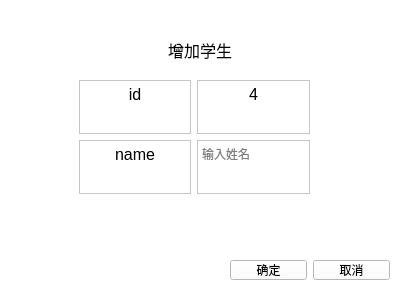
<?xml version="1.0" encoding="UTF-8"?>
<ui version="4.0">
 <class>addformwindow</class>
 <widget class="QMainWindow" name="addformwindow">
  <property name="geometry">
   <rect>
    <x>0</x>
    <y>0</y>
    <width>400</width>
    <height>300</height>
   </rect>
  </property>
  <property name="windowTitle">
   <string>addformwindow</string>
  </property>
  <property name="styleSheet">
   <string notr="true">background-color: rgb(255, 255, 255);</string>
  </property>
  <widget class="QWidget" name="centralwidget">
   <widget class="QWidget" name="gridLayoutWidget">
    <property name="geometry">
     <rect>
      <x>79</x>
      <y>80</y>
      <width>231</width>
      <height>114</height>
     </rect>
    </property>
    <layout class="QGridLayout" name="gridLayout">
     <item row="0" column="0">
      <widget class="QTextBrowser" name="textBrowser">
       <property name="font">
        <font>
         <family>Arial</family>
         <pointsize>12</pointsize>
        </font>
       </property>
       <property name="html">
        <string>&lt;!DOCTYPE HTML PUBLIC &quot;-//W3C//DTD HTML 4.0//EN&quot; &quot;http://www.w3.org/TR/REC-html40/strict.dtd&quot;&gt;
&lt;html&gt;&lt;head&gt;&lt;meta name=&quot;qrichtext&quot; content=&quot;1&quot; /&gt;&lt;style type=&quot;text/css&quot;&gt;
p, li { white-space: pre-wrap; }
&lt;/style&gt;&lt;/head&gt;&lt;body style=&quot; font-family:'Arial'; font-size:12pt; font-weight:400; font-style:normal;&quot;&gt;
&lt;p align=&quot;center&quot; style=&quot; margin-top:0px; margin-bottom:0px; margin-left:0px; margin-right:0px; -qt-block-indent:0; text-indent:0px;&quot;&gt;&lt;span style=&quot; font-family:'SimSun';&quot;&gt;id&lt;/span&gt;&lt;/p&gt;&lt;/body&gt;&lt;/html&gt;</string>
       </property>
      </widget>
     </item>
     <item row="1" column="0">
      <widget class="QTextBrowser" name="textBrowser_2">
       <property name="html">
        <string>&lt;!DOCTYPE HTML PUBLIC &quot;-//W3C//DTD HTML 4.0//EN&quot; &quot;http://www.w3.org/TR/REC-html40/strict.dtd&quot;&gt;
&lt;html&gt;&lt;head&gt;&lt;meta name=&quot;qrichtext&quot; content=&quot;1&quot; /&gt;&lt;style type=&quot;text/css&quot;&gt;
p, li { white-space: pre-wrap; }
&lt;/style&gt;&lt;/head&gt;&lt;body style=&quot; font-family:'SimSun'; font-size:9pt; font-weight:400; font-style:normal;&quot;&gt;
&lt;p align=&quot;center&quot; style=&quot; margin-top:0px; margin-bottom:0px; margin-left:0px; margin-right:0px; -qt-block-indent:0; text-indent:0px;&quot;&gt;&lt;span style=&quot; font-size:12pt;&quot;&gt;name&lt;/span&gt;&lt;/p&gt;
&lt;p align=&quot;center&quot; style=&quot;-qt-paragraph-type:empty; margin-top:0px; margin-bottom:0px; margin-left:0px; margin-right:0px; -qt-block-indent:0; text-indent:0px; font-size:12pt;&quot;&gt;&lt;br /&gt;&lt;/p&gt;&lt;/body&gt;&lt;/html&gt;</string>
       </property>
      </widget>
     </item>
     <item row="0" column="1">
      <widget class="QTextBrowser" name="textBrowser_3">
       <property name="html">
        <string>&lt;!DOCTYPE HTML PUBLIC &quot;-//W3C//DTD HTML 4.0//EN&quot; &quot;http://www.w3.org/TR/REC-html40/strict.dtd&quot;&gt;
&lt;html&gt;&lt;head&gt;&lt;meta name=&quot;qrichtext&quot; content=&quot;1&quot; /&gt;&lt;style type=&quot;text/css&quot;&gt;
p, li { white-space: pre-wrap; }
&lt;/style&gt;&lt;/head&gt;&lt;body style=&quot; font-family:'SimSun'; font-size:9pt; font-weight:400; font-style:normal;&quot;&gt;
&lt;p align=&quot;center&quot; style=&quot; margin-top:0px; margin-bottom:0px; margin-left:0px; margin-right:0px; -qt-block-indent:0; text-indent:0px;&quot;&gt;&lt;span style=&quot; font-size:12pt;&quot;&gt;4&lt;/span&gt;&lt;/p&gt;&lt;/body&gt;&lt;/html&gt;</string>
       </property>
      </widget>
     </item>
     <item row="1" column="1">
      <widget class="QTextEdit" name="textEdit">
       <property name="html">
        <string>&lt;!DOCTYPE HTML PUBLIC &quot;-//W3C//DTD HTML 4.0//EN&quot; &quot;http://www.w3.org/TR/REC-html40/strict.dtd&quot;&gt;
&lt;html&gt;&lt;head&gt;&lt;meta name=&quot;qrichtext&quot; content=&quot;1&quot; /&gt;&lt;style type=&quot;text/css&quot;&gt;
p, li { white-space: pre-wrap; }
&lt;/style&gt;&lt;/head&gt;&lt;body style=&quot; font-family:'SimSun'; font-size:9pt; font-weight:400; font-style:normal;&quot;&gt;
&lt;p align=&quot;center&quot; style=&quot;-qt-paragraph-type:empty; margin-top:0px; margin-bottom:0px; margin-left:0px; margin-right:0px; -qt-block-indent:0; text-indent:0px;&quot;&gt;&lt;br /&gt;&lt;/p&gt;&lt;/body&gt;&lt;/html&gt;</string>
       </property>
       <property name="placeholderText">
        <string>输入姓名</string>
       </property>
      </widget>
     </item>
    </layout>
   </widget>
   <widget class="QWidget" name="horizontalLayoutWidget">
    <property name="geometry">
     <rect>
      <x>230</x>
      <y>260</y>
      <width>160</width>
      <height>20</height>
     </rect>
    </property>
    <layout class="QHBoxLayout" name="horizontalLayout">
     <item>
      <widget class="QPushButton" name="pushButton_2">
       <property name="text">
        <string>确定</string>
       </property>
      </widget>
     </item>
     <item>
      <widget class="QPushButton" name="pushButton">
       <property name="text">
        <string>取消</string>
       </property>
      </widget>
     </item>
    </layout>
   </widget>
   <widget class="QLabel" name="label">
    <property name="geometry">
     <rect>
      <x>150</x>
      <y>20</y>
      <width>100</width>
      <height>60</height>
     </rect>
    </property>
    <property name="minimumSize">
     <size>
      <width>100</width>
      <height>60</height>
     </size>
    </property>
    <property name="maximumSize">
     <size>
      <width>100</width>
      <height>60</height>
     </size>
    </property>
    <property name="font">
     <font>
      <family>Arial</family>
      <pointsize>12</pointsize>
     </font>
    </property>
    <property name="text">
     <string>增加学生</string>
    </property>
    <property name="alignment">
     <set>Qt::AlignCenter</set>
    </property>
   </widget>
  </widget>
 </widget>
 <resources/>
 <connections/>
</ui>
